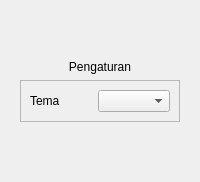
         <widget class="QWidget" name="settingPage">
          <layout class="QVBoxLayout" name="verticalLayout_6">
           <item>
            <spacer name="verticalSpacer_2">
             <property name="orientation">
              <enum>Qt::Vertical</enum>
             </property>
             <property name="sizeHint" stdset="0">
              <size>
               <width>20</width>
               <height>40</height>
              </size>
             </property>
            </spacer>
           </item>
           <item alignment="Qt::AlignVCenter">
            <widget class="QWidget" name="widget_5" native="true">
             <layout class="QVBoxLayout" name="verticalLayout_7">
              <item>
               <widget class="QLabel" name="label_2">
                <property name="text">
                 <string>Pengaturan</string>
                </property>
                <property name="alignment">
                 <set>Qt::AlignCenter</set>
                </property>
               </widget>
              </item>
              <item>
               <widget class="QFrame" name="frame">
                <property name="frameShape">
                 <enum>QFrame::StyledPanel</enum>
                </property>
                <property name="frameShadow">
                 <enum>QFrame::Raised</enum>
                </property>
                <layout class="QHBoxLayout" name="horizontalLayout_3">
                 <item>
                  <widget class="QLabel" name="label_3">
                   <property name="text">
                    <string>Tema</string>
                   </property>
                  </widget>
                 </item>
                 <item>
                  <widget class="QComboBox" name="themeList" />
                 </item>
                </layout>
               </widget>
              </item>
             </layout>
            </widget>
           </item>
           <item>
            <spacer name="verticalSpacer_3">
             <property name="orientation">
              <enum>Qt::Vertical</enum>
             </property>
             <property name="sizeHint" stdset="0">
              <size>
               <width>20</width>
               <height>40</height>
              </size>
             </property>
            </spacer>
           </item>
          </layout>
         </widget>
